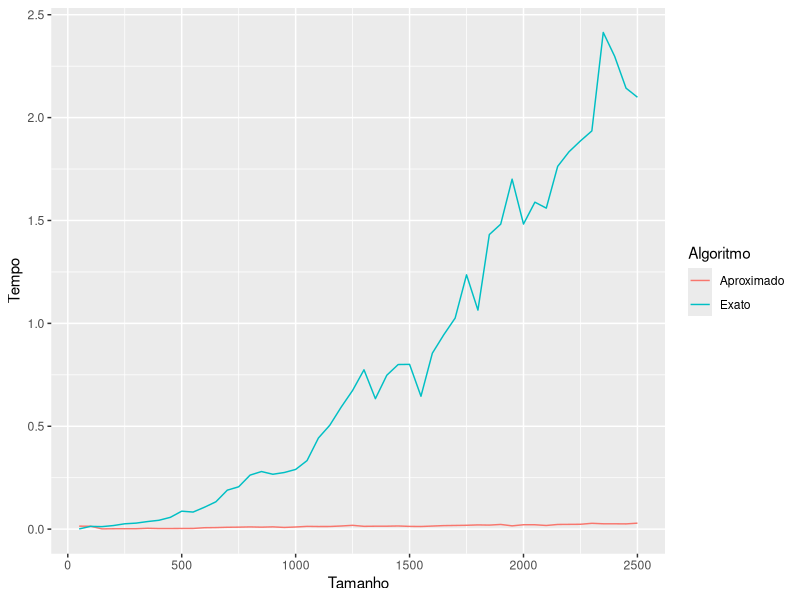
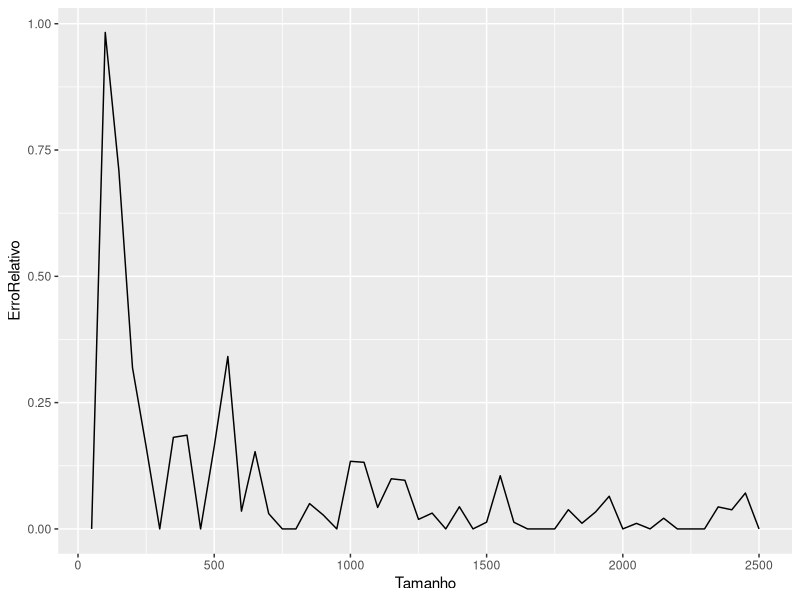

Recreate these plots in R, in order.
library(dplyr)
library(ggplot2)

geraConjunto <- function(n){
  return(sample(x=1:(3*n),n,FALSE))
}

geraT <- function(n){
  return(sample(x=(4*n):(5*n),1,FALSE))
}

exactSubsetSum <- function(S,n,t){
  L <- c(0)
  for(i in 1:n){
    L <- unique(c(L,(L+S[i])))
    L <- L[L<=t]
  }
  return(max(L))
}

trim <- function(L,e,i){
  m <- length(L)
  if(i==m){
    return(L)
  }
  L2 <- c(L[i])
  last <- L[i]
  for(ii in (i+1):m){
    if(L[ii]>last*(1+e)){
      L2 <- c(L2,L[ii])
      last <- L[ii]
    }
  }
  return(L2)
}

aproxSubsetSum <- function(S,n,t,e){
  L <- c(0)
  for(i in 1:n){
    lastLength <- length(L)
    L <- unique(c(L,(L+S[i])))
    L <- trim(L,e/(2*n),lastLength)
    L <- L[L<=t]
  }
  return(max(L))
}


experimento <- function(){
  exact <- c()
  aprox <- c()
  exactResul <- c()
  aproxResul <- c()
  e <- 0.4
  for(i in seq(50,2500,50)){
  S <- geraConjunto(i)
  t <- geraT(i)
  start <- Sys.time()
  exactResul <- c(exactResul,exactSubsetSum(S,i,t))
  end <- Sys.time()
  exact <- c(exact,(end-start))
  start <- Sys.time()
  aproxResul <- c(aproxResul,aproxSubsetSum(S,i,t,e))
  end <- Sys.time()
  aprox <- c(aprox,(end-start))
  }
  erroRelativo <- 100*(exactResul-aproxResul)/exactResul
  return(c(exact,aprox,erroRelativo))
}

tamanho <- seq(50,2500,50)
Expe <- experimento()
Tempo <- Expe[1:(length(tamanho)*2)]
ErroRelativo <- Expe[(length(tamanho)*2+1):(length(tamanho)*3)]
Tamanho <- c(tamanho, tamanho)
Algoritmo <- c(rep("Exato",length(Tempo)/2),rep("Aproximado",length(Tempo)/2))
compPlot <- data.frame(Tamanho, Tempo, Algoritmo)

ggplot(compPlot, aes(x=Tamanho,y=Tempo))+
  geom_line(aes(color=Algoritmo))
  #geom_point(aes(color=Algoritmo))

erroPlot <- data.frame(Tamanho, ErroRelativo)

ggplot(erroPlot, aes(x=Tamanho,y=ErroRelativo))+
  geom_line()